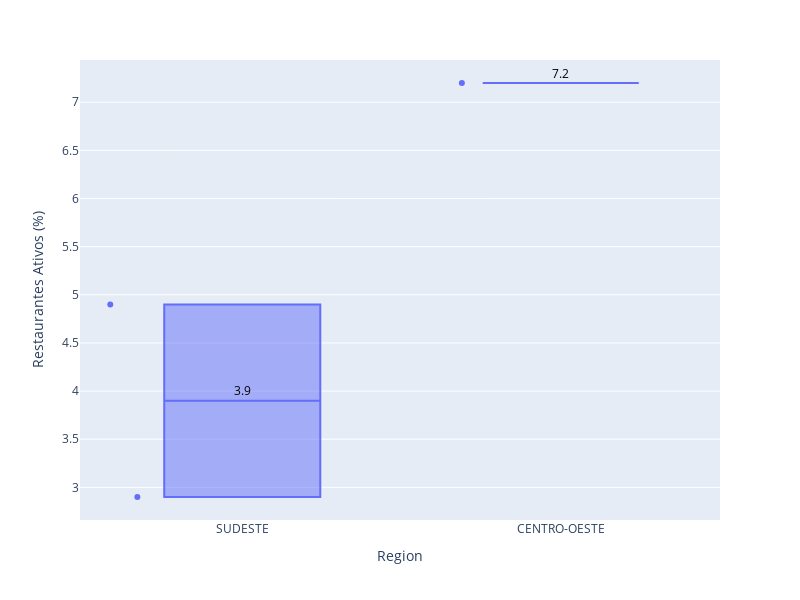
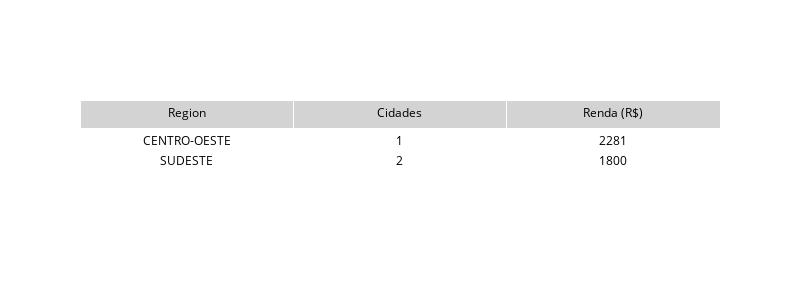

Notebook cell for these charts, in order:
### Markdown cell above
Boxplot of % de Restaurantes ativos per region of cluster 1

### Code cell
mf.boxplot_table_plotly(df=df_median, cluster=1)

### Figure 1 — Plotly figure (JSON) as saved in the notebook; plotly's stock layout.template omitted (floating-point values rounded to 4 significant figures)
{"data": [{"alignmentgroup": "True", "boxpoints": "all", "customdata": [[55.9, 10.7, "DF", "BRASILIA"], [73.2, 7.6, "RJ", "RIO DE JANEIRO"], [78.6, 6.9, "SP", "SAO PAULO"]], "hovertemplate": "Region=%{x}<br>Restaurantes Ativos (%)=%{y}<br>chs=%{customdata[0]}<br>cobertura_delivery=%{customdata[1]}<br>uf=%{customdata[2]}<br>cidade=%{customdata[3]}<extra></extra>", "legendgroup": "", "marker": {"color": "#636efa"}, "name": "", "notched": false, "offsetgroup": "", "orientation": "v", "showlegend": false, "type": "box", "x": ["CENTRO-OESTE", "SUDESTE", "SUDESTE"], "x0": " ", "xaxis": "x", "y": [7.2, 4.9, 2.9], "y0": " ", "yaxis": "y"}], "layout": {"annotations": [{"align": "center", "font": {"color": "black", "size": 12}, "showarrow": false, "text": "3.9", "x": "SUDESTE", "y": 3.9, "yshift": 10}, {"align": "center", "font": {"color": "black", "size": 12}, "showarrow": false, "text": "7.2", "x": "CENTRO-OESTE", "y": 7.2, "yshift": 10}], "boxmode": "group", "height": 600, "legend": {"tracegroupgap": 0}, "margin": {"t": 60}, "width": 800, "xaxis": {"anchor": "y", "categoryarray": ["SUDESTE", "CENTRO-OESTE"], "categoryorder": "array", "domain": [0, 1], "title": {"text": "Region"}}, "yaxis": {"anchor": "x", "domain": [0, 1], "title": {"text": "Restaurantes Ativos (%)"}}}}

### Figure 2 — Plotly figure (JSON) as saved in the notebook; plotly's stock layout.template omitted (floating-point values rounded to 4 significant figures)
{"data": [{"cells": {"align": "center", "fill": {"color": "white"}, "font": {"color": "black", "size": 12}, "values": [["CENTRO-OESTE", "SUDESTE"], [1, 2], [2281, 1800]]}, "header": {"align": "center", "fill": {"color": "lightgray"}, "font": {"color": "black", "size": 12}, "values": ["Region", "Cidades", "Renda (R$)"]}, "type": "table"}], "layout": {"height": 300, "width": 800}}
